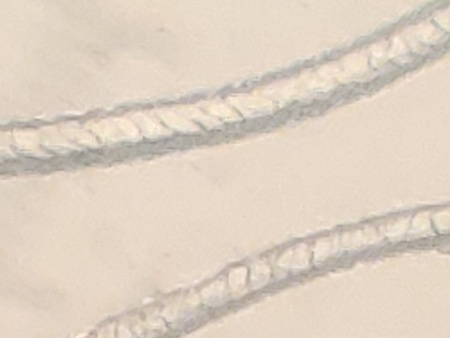
#> input picture Images/0 i=4, j= 6.jpg, 450 x 338 px
$ python -i Unused_Masking_Functions.py   (imports and definitions only)
#> lines starting #> are read from the running program, lines starting #| are printed output that depends on the picture; after the words box and inside, x2 and y2 are one past the last pixel; in counts of white or black regions, pixels touching at a corner belong together
import cv2
import numpy as np


def modifyVisiblePoints(visiblePoints):
    remainingPoints = []
    for point in visiblePoints:
        count = 0
        for adjacentPoint in visiblePoints:
            if np.abs(adjacentPoint[0] - point[0]) == 1 and np.abs(adjacentPoint[1] - point[1]) == 1:
                count = count + 1
        if count >= 2:
            remainingPoints.append(point)
    return remainingPoints


# downsize, blur, then resize the mask to push out the edges a bit
def blurMask(img, mask):
    mask = cv2.resize(mask, dsize=(mask.shape[0] // 3, mask.shape[1] // 3), interpolation=cv2.INTER_AREA)
    mask = cv2.GaussianBlur(mask, (9, 9), 0)
    mask = cv2.resize(mask, dsize=(img.shape[1], img.shape[0]), interpolation=cv2.INTER_AREA)

    mask = cv2.bitwise_not(mask)
    mask = cv2.resize(mask, dsize=(mask.shape[0] // 3, mask.shape[1] // 3), interpolation=cv2.INTER_AREA)
    mask = cv2.GaussianBlur(mask, (9, 9), 0)
    mask = cv2.resize(mask, dsize=(img.shape[1], img.shape[0]), interpolation=cv2.INTER_AREA)
    mask = cv2.bitwise_not(mask)

    x, y = img.shape
    for i in range(x):
        for j in range(y):
            if mask[i][j] < 150:
                mask[i][j] = 0
            else:
                mask[i][j] = 255
    return mask

def getForegroundMask(img, square_length=20, cutoff_roughness=1):
    if len(img.shape) == 3:
        img = cv2.cvtColor(img, cv2.COLOR_BGR2GRAY)
    x, y = img.shape

    mask = np.zeros(img.shape, np.uint8)

    # find roughness of each sector of the rough image, and if it's rough enough make it visible in the mask
    visible_points = []
    for i in range(0, x // square_length):
        for j in range(0, y // square_length):
            roughness = np.mean(
                img[i * square_length:(i + 1) * square_length, j * square_length:(j + 1) * square_length])
            if roughness > cutoff_roughness:
                visible_points.append([i, j])

    visible_points = modifyVisiblePoints(visible_points)

    for point in visible_points:
        mask[point[0] * square_length:(point[0] + 1) * square_length, point[1] * square_length:(point[1] + 1) * square_length] = 255

    mask = blurMask(img, mask)

    # set all nonzero values in mask to max value = 255
    for i in range(x):
        for j in range(y):
            if mask[i][j] > 0:
                mask[i][j] = 255

    return mask

>>> import cv2
>>> picture = cv2.imread('../../Images/0 i=4, j= 6.jpg')
#> picture is the input picture: shape (338, 450, 3); mean B, G, R 194.2, 209.5, 223.5
>>> result = getForegroundMask(picture)
#> in getForegroundMask, `img = cv2.cvtColor(img, cv2.COLOR_BGR2GRAY)`:
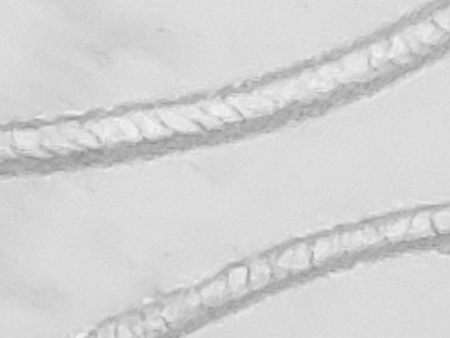
#> img: shape (338, 450); min 144, max 244, mean 212
#> after the loop in getForegroundMask, `for i in range(0, x // square_length):`: visible_points = 352 pairs, first value 0 to 15, second value 0 to 21
#> the loop in modifyVisiblePoints, `for point in visiblePoints:` made 352 passes
#> point on passes 1 to 3: [0, 0], [0, 1], [0, 2]
#> after the loop in modifyVisiblePoints, `for point in visiblePoints:`: remainingPoints = 348 pairs, first value 0 to 15, second value 0 to 21
#> in getForegroundMask, `visible_points = modifyVisiblePoints(visible_points)`: visible_points has the same summary as remainingPoints in modifyVisiblePoints
#> the loop in getForegroundMask, `for point in visible_points:` made 348 passes
#> point on passes 1 to 3: [0, 1], [0, 2], [0, 3]
#> after the loop in getForegroundMask, `for point in visible_points:`:
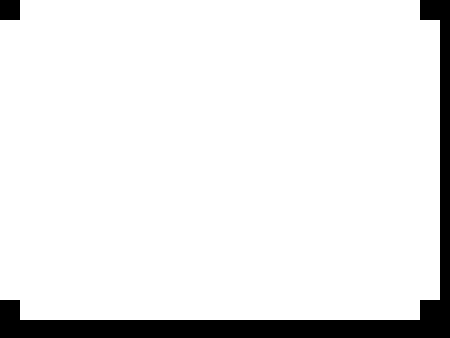
#> mask: shape (338, 450); 91.5% white; 2 black regions, box (x1, y1, x2, y2) and area: (0, 0, 450, 338) 12500, (0, 0, 20, 20) 400
#> in blurMask, `mask = cv2.GaussianBlur(mask, (9, 9), 0)`:
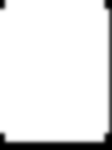
#> mask: shape (150, 112); min 0, max 255, mean 233.6
#> in blurMask, `mask = cv2.GaussianBlur(mask, (9, 9), 0)`:
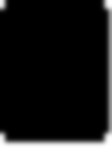
#> mask: shape (150, 112); min 0, max 255, mean 21.2
#> in blurMask, `mask = cv2.resize(mask, dsize=(img.shape[1], img.shape[0]), interpolat..`:
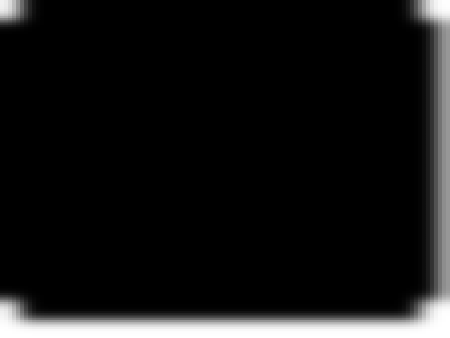
#> mask: shape (338, 450); min 0, max 255, mean 21.2
#> in blurMask, `mask = cv2.bitwise_not(mask)`:
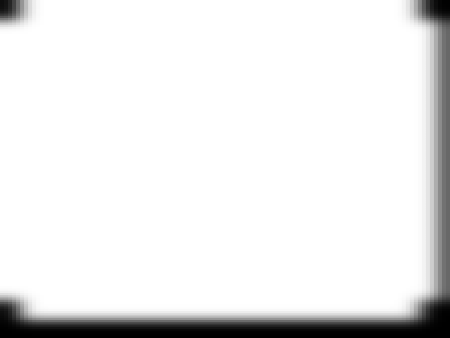
#> mask: shape (338, 450); min 0, max 255, mean 233.8
#> after the loop in blurMask, `for i in range(x):`:
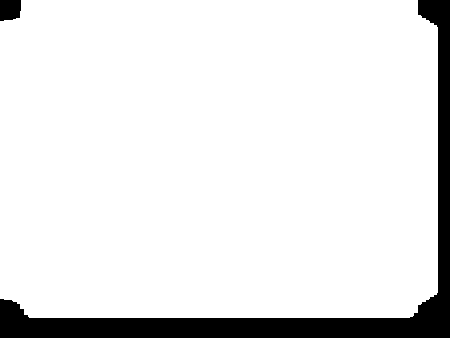
#> mask: shape (338, 450); 90.5% white; 2 black regions, box (x1, y1, x2, y2) and area: (0, 0, 450, 338) 14009, (0, 0, 21, 21) 404
